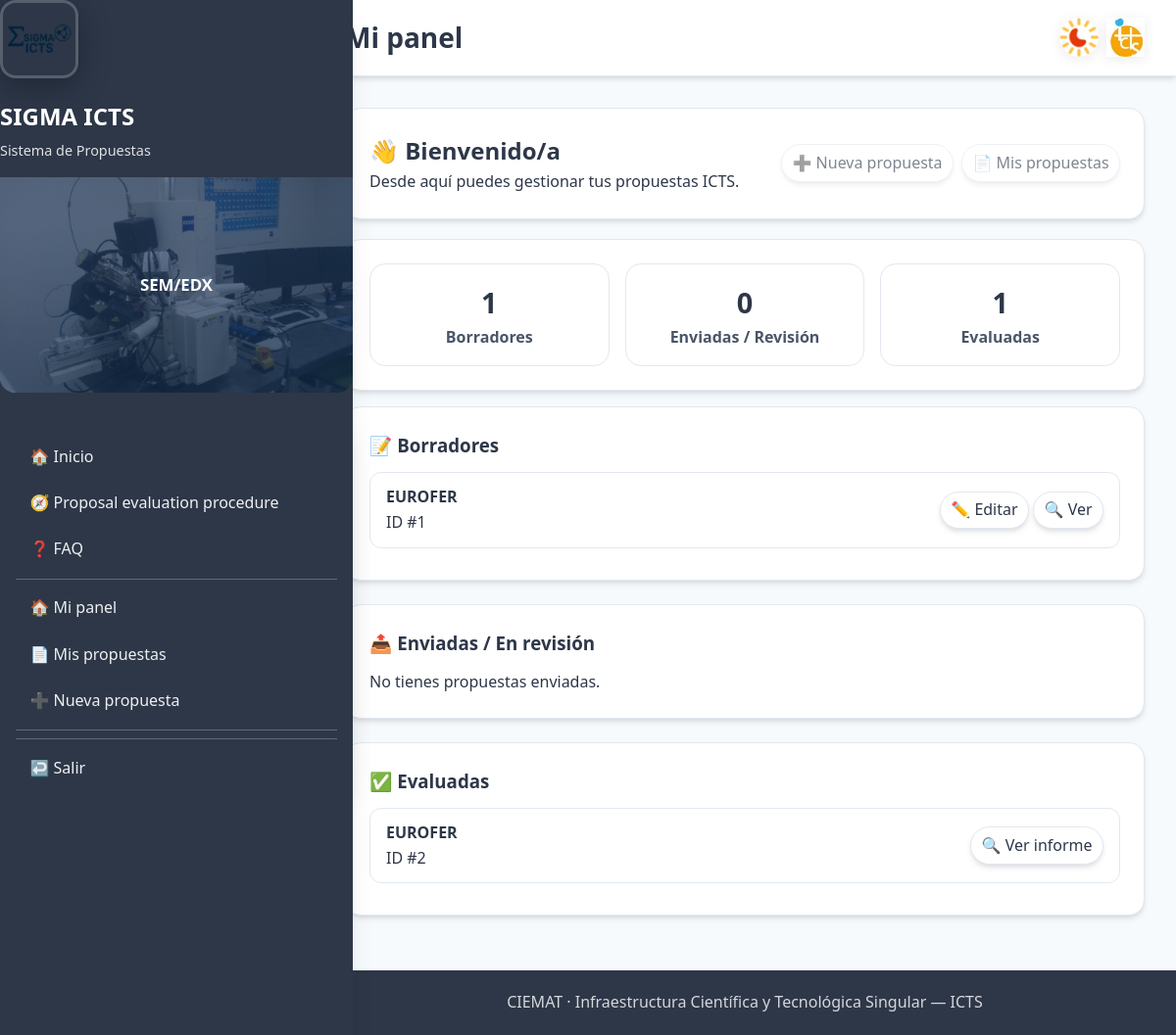
/icts/dashboard/ (signed in), run on an earlier commit of the app's database.
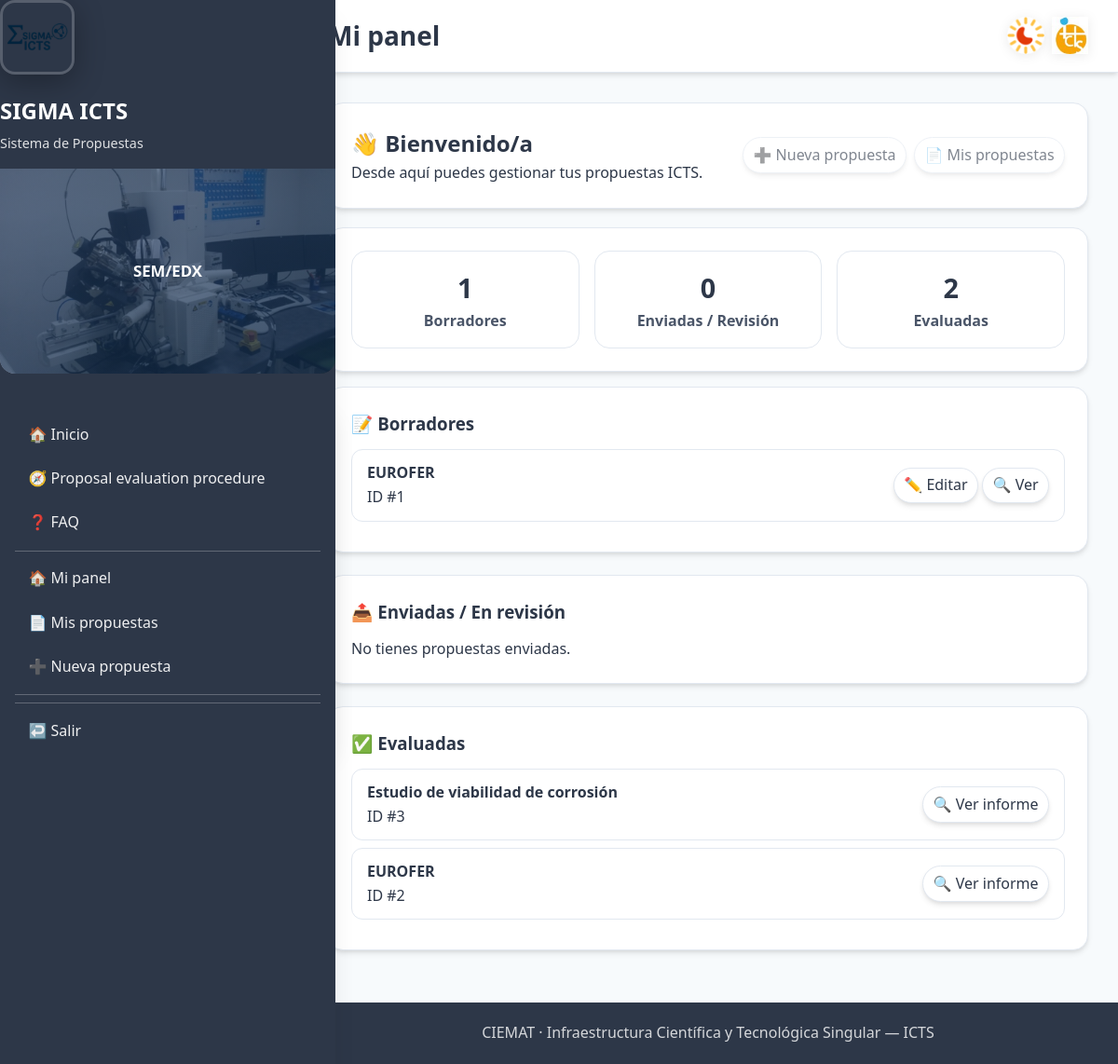
And on a later commit of the database.
### icts/models.py (models this page shows, shortened)
class AccessProposal(models.Model):
    STATUS_CHOICES = [
        ("draft", "Draft"),
        ("submitted", "Submitted"),
        ("accepted", "Accepted"),
        ("rejected", "Rejected"),
    ]
    applicant = models.ForeignKey(
        settings.AUTH_USER_MODEL,
        on_delete=models.CASCADE,
        related_name="icts_proposals",
    )
    title = models.CharField(max_length=200)
    scope = models.TextField(blank=True)
    facilities = models.ManyToManyField(Facility, blank=True)
    status = models.CharField(max_length=12, choices=STATUS_CHOICES, default="draft")
    created_at = models.DateTimeField(auto_now_add=True)
    is_new_request = models.BooleanField(default=True, help_text="Is this a new request?")
    previous_access = models.ForeignKey(
        'self',
        on_delete=models.SET_NULL,
        null=True,
        blank=True,
        help_text="Previous approved request to copy data from"
    )
    access_code = models.CharField(max_length=20, blank=True, help_text="Auto-generated access code")
    applicant_is_different = models.BooleanField(default=False)
    organization = models.CharField(max_length=200, blank=True, help_text="Center/Institution")
    contact_person = models.CharField(max_length=200, blank=True)
    email = models.EmailField(blank=True)
    phone = models.CharField(max_length=50, blank=True)
    project_name = models.CharField(max_length=200, blank=True)
    project_type = models.CharField(max_length=100, blank=True, help_text="International, European, National, Regional")
    funding_source = models.CharField(max_length=200, blank=True)
    start_year = models.IntegerField(null=True, blank=True)
    end_year = models.IntegerField(null=True, blank=True)
    previous_experiments = models.TextField(blank=True)
    references = models.TextField(blank=True)
    facility_sem = models.BooleanField(default=False)
    facility_sem_fib = models.BooleanField(default=False)
    facility_imp = models.BooleanField(default=False)
    facility_sims = models.BooleanField(default=False)
    facility_confocal = models.BooleanField(default=False)
    facility_vdg = models.BooleanField(default=False)
    facility_profilometer = models.BooleanField(default=False)

### icts/views.py (the view)
# urls.py: path("dashboard/", views.icts_user_dashboard, name="dashboard"),
@login_required
def icts_user_dashboard(request):
    qs = (
        AccessProposal.objects
        .filter(applicant=request.user)      # <- aquí está la clave
        .order_by("-created_at", "-id")
    )
    reviewed_qs = ProposalReview.objects.filter(
        proposal=OuterRef("pk"),
        decision__isnull=False
    )
    evaluated = qs.annotate(has_review=Exists(reviewed_qs)).filter(has_review=True)
    drafts = qs.filter(status="draft")
    submitted = qs.exclude(pk__in=evaluated.values("pk")).exclude(pk__in=drafts.values("pk"))
    return render(request, "icts/user_dashboard.html", {
        "drafts": drafts,
        "submitted": submitted,
        "evaluated": evaluated,
    })

### accounts/templatetags/form_extras.py (called while the page is built)
@register.filter(name="has_group")
def has_group(user, group_name: str):
    try:
        return user.is_authenticated and user.groups.filter(name__iexact=group_name).exists()
    except Exception:
        return False

### icts/context_processors.py (called while the page is built)
def icts_ui(request):
    user = request.user
    role = ""
    if user.is_authenticated:
        if user.is_superuser:
            role = "Admin"
        elif user.groups.filter(name__iexact="managers").exists():
            role = "Manager"
        elif user.groups.filter(name__iexact="responsables").exists():
            role = "Responsable"
        elif user.groups.filter(name__iexact="revisores").exists():
            role = "Revisor"
        else:
            role = "Usuario"
    return {"icts_role_name": role}

### sigmalab/context_processors.py (called while the page is built)
def lab_role(request):
    role = None
    if request.user.is_authenticated:
        if (request.user.is_superuser
            or request.user.groups.filter(name="Técnicos Σ-LAB").exists()):
            role = "TECNICO"
        else:
            role = "USUARIO"
    return {"LAB_ROLE": role}

### templates/icts/user_dashboard.html (shortened to what this page needs)
{% extends "base_icts.html" %}
{% block page_title %}Mi panel{% endblock %}
{% block content %}
<div class="card" style="margin-bottom:1.25rem">
  <div style="display:flex; justify-content:space-between; align-items:center; gap:1rem; flex-wrap:wrap">
    <div>
      <h2 style="margin:0">👋 Bienvenido/a</h2>
      <div class="muted">Desde aquí puedes gestionar tus propuestas ICTS.</div>
    </div>
    <div style="display:flex; gap:.5rem; flex-wrap:wrap">
      <span class="chip" style="opacity:.6; cursor:default;">➕ Nueva propuesta</span>
      <span class="chip" style="opacity:.6; cursor:default;">📄 Mis propuestas</span>
    </div>
  </div>
</div>
<div class="card" style="margin-bottom:1rem">
  <div style="display:grid; grid-template-columns: repeat(3,1fr); gap:1rem;">
    <div class="kpi"><div class="kpi-num">{{ drafts|length }}</div><div class="kpi-label">Borradores</div></div>
    <div class="kpi"><div class="kpi-num">{{ submitted|length }}</div><div class="kpi-label">Enviadas / Revisión</div></div>
    <div class="kpi"><div class="kpi-num">{{ evaluated|length }}</div><div class="kpi-label">Evaluadas</div></div>
  </div>
</div>
<div class="card">
  <h3 style="margin-bottom:.75rem;">📝 Borradores</h3>
  {% if drafts %}
    <ul class="list">
      {% for p in drafts %}
        <li class="list-item">
          <div>
            <div class="list-title">{{ p.title|default:"(Sin título)" }}</div>
            <div class="muted">ID #{{ p.id }}</div>
          </div>
          <div class="list-actions">
            <span class="chip" title="Activaremos estos botones en el siguiente paso">✏️ Editar</span>
            <span class="chip" title="Activaremos estos botones en el siguiente paso">🔍 Ver</span>
          </div>
        </li>
      {% endfor %}
    </ul>
  {% else %}
    <div class="muted">No tienes borradores.</div>
  {% endif %}
</div>
<div class="card">
  <h3 style="margin-bottom:.75rem;">📤 Enviadas / En revisión</h3>
  {% if submitted %}
    <ul class="list">
      {% for p in submitted %}
        <li class="list-item">
          <div>
            <div class="list-title">{{ p.title|default:"(Sin título)" }}</div>
            <div class="muted">ID #{{ p.id }}</div>
          </div>
          <div class="list-actions">
            <span class="chip" title="Activaremos estos botones en el siguiente paso">🔍 Ver</span>
          </div>
        </li>
      {% endfor %}
    </ul>
  {% else %}
    <div class="muted">No tienes propuestas enviadas.</div>
  {% endif %}
</div>
<div class="card">
  <h3 style="margin-bottom:.75rem;">✅ Evaluadas</h3>
  {% if evaluated %}
    <ul class="list">
      {% for p in evaluated %}
        <li class="list-item">
          <div>
            <div class="list-title">{{ p.title|default:"(Sin título)" }}</div>
            <div class="muted">ID #{{ p.id }}</div>
          </div>
          <div class="list-actions">
            <span class="chip" title="Activaremos estos botones en el siguiente paso">🔍 Ver informe</span>
          </div>
        </li>
      {% endfor %}
    </ul>
  {% else %}
    <div class="muted">Aún no tienes propuestas evaluadas.</div>
  {% endif %}
</div>
{% endblock %}

What changed in the data, as far as the page shows it:
added AccessProposal: title "Estudio de viabilidad de corrosión", id "3", shown under "✅ Evaluadas"
Also different on the page:
{{ evaluated|length }}: "1" → "2"
